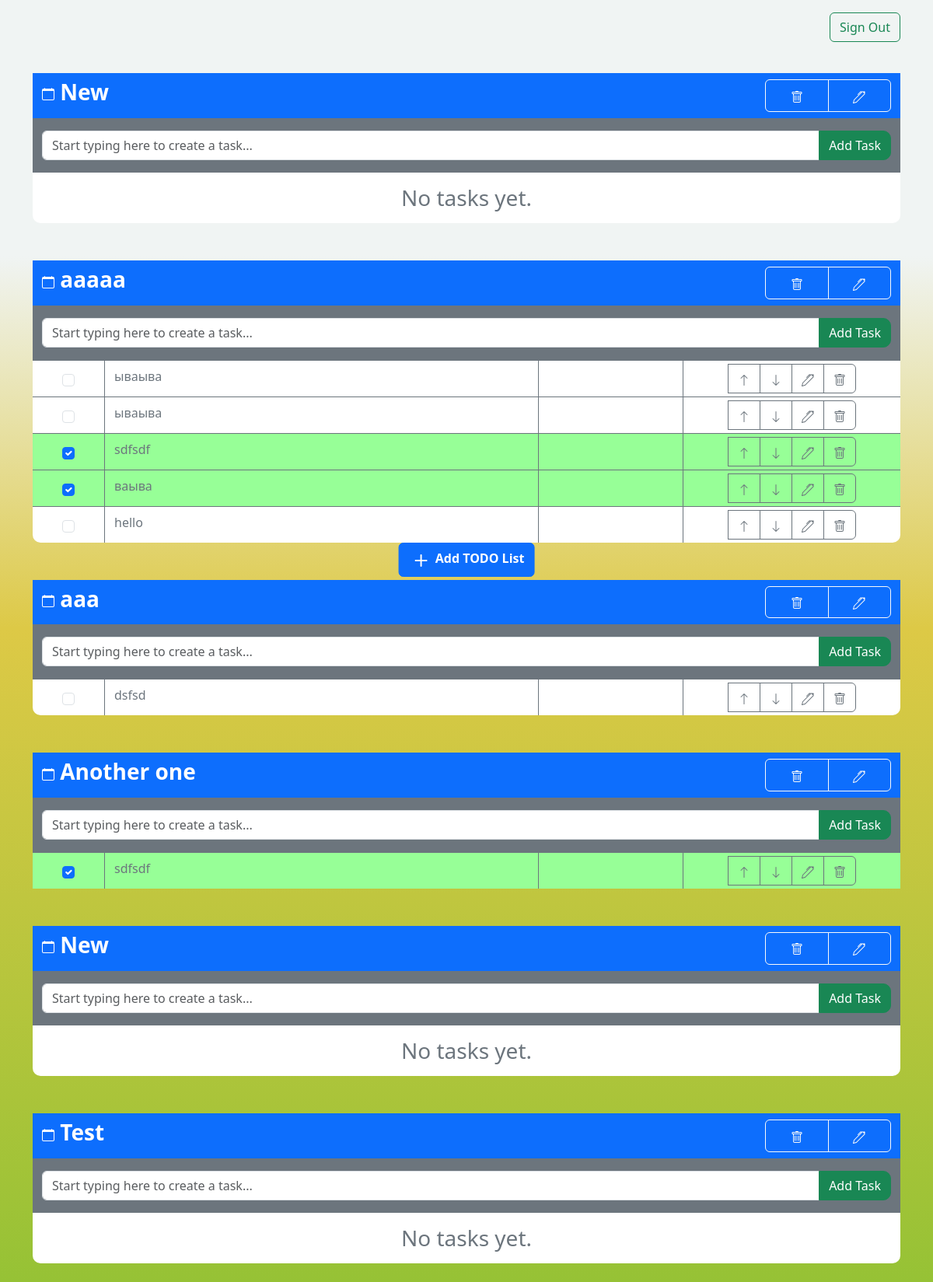
Before: / (signed in) with the older database file.
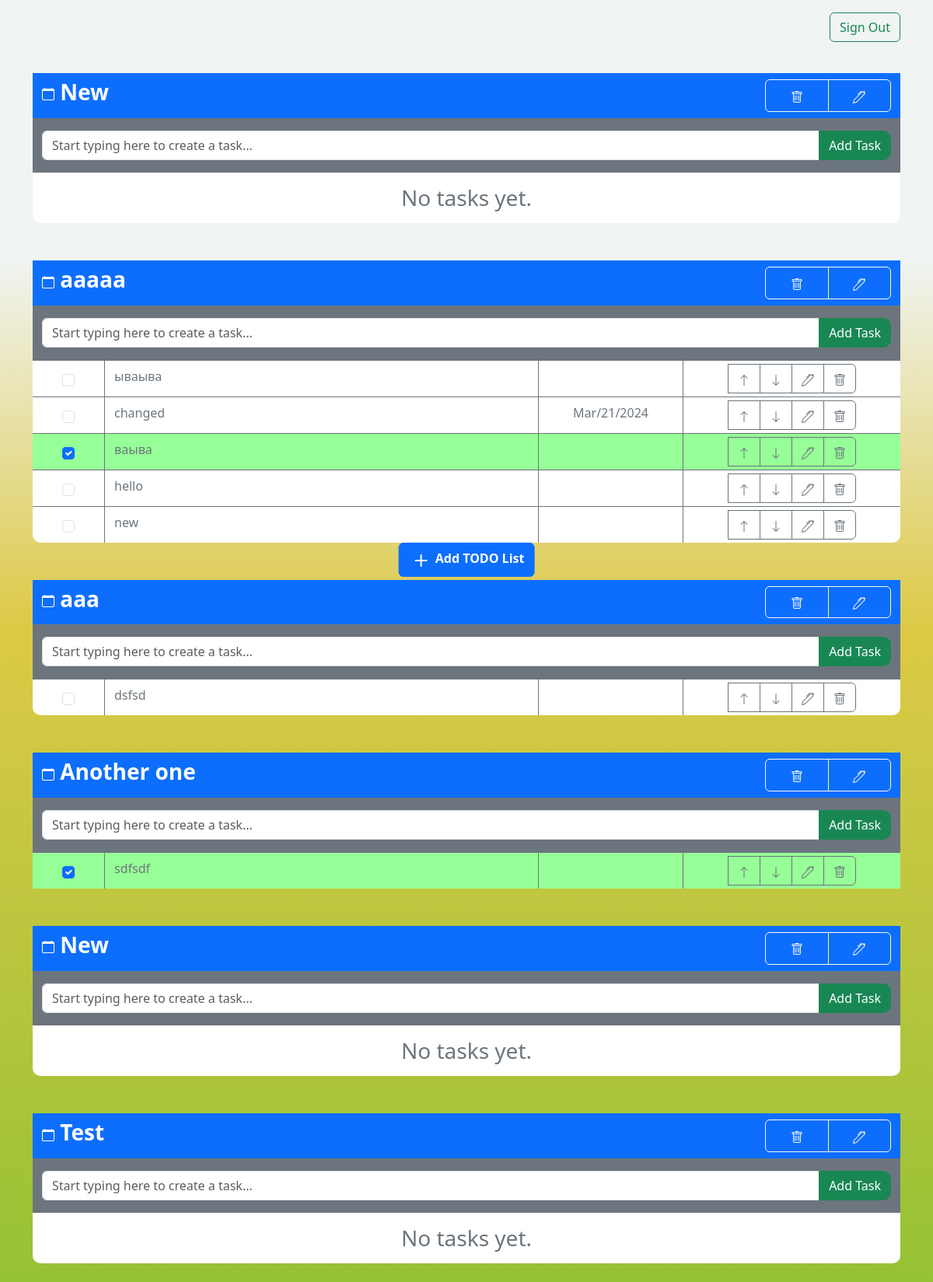
After: the same page with the newer database file.
### to_do_list_app/models/project.py (models this page shows)
class Project(Abstract):
    pass

### to_do_list_app/models/task.py (models this page shows)
class Task(Abstract):
    status = models.BooleanField(default=False)
    priority = models.IntegerField(default=1)
    deadline = models.DateField(null=True)
    project = models.ForeignKey(Project, on_delete=models.CASCADE)

### to_do_list_app/views.py (the view)
# urls.py: 2. Add a URL to urlpatterns:  path('', Home.as_view(), name='home')
class Home(TemplateView):
    template_name = 'home.html'
    def get_context_data(self, **kwargs) -> dict:
        context = super().get_context_data(**kwargs)
        user = self.request.user
        projects = Project.objects.filter(user=user).order_by('-created_at')
        projects_tasks = {}
        for p in projects:
            projects_tasks[p] = Task.objects.filter(project=p).order_by('-priority')
        context['projects'] = projects_tasks
        context['today'] = date.today()
        return context

### to_do_list_app/templates/home.html (shortened to what the changed rows need)
{% extends 'base.html' %}
{% block content %}
    <div id="projects" class="container-fluid">
        {% for p, tasks in projects.items %}
            <div id="project{{ p.id }}" class="row">
                <div class="container-fluid my-4">
                    <div class="row bg-primary">
                        <div id="projectName{{ p.id }}" class="my-2 col-10">
                            <h3 class="text-white fw-bold">
                                {{ p.name }}
                            </h3>
                        </div>
                        <div class="btn-group my-2 col-2">
                            <button id="deleteProject{{ p.id }}" hx-target="#project{{ p.id }}" hx-headers='{"X-CSRFToken": "{{ csrf_token }}"}' hx-delete="/edit_todolist/{{ p.id }}/" type="button" class="btn btn-outline-light">
                            </button>
                            <button hx-patch="/edit_todolist/{{ p.id }}/" hx-target="#projectName{{ p.id }}" hx-headers='{"X-CSRFToken": "{{ csrf_token }}"}' type="button" class="btn btn-outline-light">
                            </button>
                        </div>
                    </div>
                    <div class="row bg-secondary">
                        <div class="input-group my-3">
                            <input placeholder="Start typing here to create a task..." name="task{{ p.id }}" type="text" class="form-control">
                            <div class="input-group-append">
                                <button hx-include="[name='task{{ p.id }}']" hx-post="/add_task/{{ p.id }}/" hx-target="#tasks{{ p.id }}" hx-headers='{"X-CSRFToken": "{{ csrf_token }}"}' class="btn btn-success" style="border-radius: 0px 10px 10px 0px;" type="button">Add Task</button>
                            </div>
                        </div>
                    </div>
                    <div class="row bg-white" style="border-radius: 0px 0px 10px 10px;">
                        <div class="container-fluid" id="tasks{{ p.id }}">
                            {% if tasks %}
                                {% for task in tasks %}
                                    <div id="task{{ task.id }}">
                                        <div class="row d-flex" style="border-top: 1px solid #6C757D; {% if task.status %} background-color: #97FF97; {% endif %}">
                                            <div class="col-1 d-flex justify-content-center align-items-center" style="border-right: 1px solid #6C757D;">
                                                <input hx-target="#tasks{{ p.id }}" hx-headers='{"X-CSRFToken": "{{ csrf_token }}"}' hx-patch="/edit_task/{{ task.id }}/" class="form-check-input" type="checkbox" {% if task.status %} checked {% endif %}>
                                            </div>
                                            <div class="col-6" style="border-right: 1px solid #6C757D;">
                                                <p class="text-secondary my-2">{{ task.name }}</p>
                                            </div>
                                            <div class="col-2 text-center" style="border-right: 1px solid #6C757D; ">
                                                <p class="text-secondary my-2">{{ task.deadline|date:'M/d/Y' }}</p>
                                           </div>
                                            <div class="col-3 d-flex justify-content-center">
                                                <div class="btn-group my-1">
                                                    <button hx-target="#tasks{{ p.id }}" hx-headers='{"X-CSRFToken": "{{ csrf_token }}"}' hx-post="/edit_task/{{ task.id }}/" hx-include="[name='upPriority{{ task.id }}']" type="button" class="btn btn-outline-secondary">
                                                        <svg xmlns="http://www.w3.org/2000/svg" width="16" height="16" fill="currentColor" class="bi bi-arrow-up" viewBox="0 0 16 16">
                                                            <path fill-rule="evenodd" d="M8 15a.5.5 0 0 0 .5-.5V2.707l3.146 3.147a.5.5 0 0 0 .708-.708l-4-4a.5.5 0 0 0-.708 0l-4 4a.5.5 0 1 0 .708.708L7.5 2.707V14.5a.5.5 0 0 0 .5.5"></path>
                                                        </svg>
                                                    </button>
                                                    <button hx-target="#tasks{{ p.id }}" hx-headers='{"X-CSRFToken": "{{ csrf_token }}"}' hx-post="/edit_task/{{ task.id }}/" hx-include="[name='downPriority{{ task.id }}']" type="button" class="btn btn-outline-secondary">
                                                        <svg xmlns="http://www.w3.org/2000/svg" width="16" height="16" fill="currentColor" class="bi bi-arrow-down" viewBox="0 0 16 16">
                                                            <path fill-rule="evenodd" d="M8 1a.5.5 0 0 1 .5.5v11.793l3.146-3.147a.5.5 0 0 1 .708.708l-4 4a.5.5 0 0 1-.708 0l-4-4a.5.5 0 0 1 .708-.708L7.5 13.293V1.5A.5.5 0 0 1 8 1"></path>
                                                        </svg>
                                                    </button>
                                                    <button hx-target="#task{{ task.id }}" hx-headers='{"X-CSRFToken": "{{ csrf_token }}"}' hx-put="/edit_task/{{ task.id }}/" type="button" class="btn btn-outline-secondary">
                                                    </button>
                                                    <button hx-target="#tasks{{ p.id }}" hx-headers='{"X-CSRFToken": "{{ csrf_token }}"}' hx-delete="/edit_task/{{ task.id }}/" type="button" class="btn btn-outline-secondary">
                                                    </button>
                                                </div>
                                            </div>
                                        </div>
                                    </div>
                                {% endfor %}
                                {% else %}
                                    <h3 class="text-secondary text-center my-3">No tasks yet.</h3>
                                {% endif %}
                        </div>
                    </div>
                </div>
            </div>
        {% endfor %}
    </div>
{% endblock %}

Changed rows visible on the page:
removed Task: status "☑", name "sdfsdf", shown under Project "aaaaa"
changed Task: name "ываыва" → "changed"; deadline (not shown) → "Mar/21/2024"
added Task: name "new", shown under Project "aaaaa"
